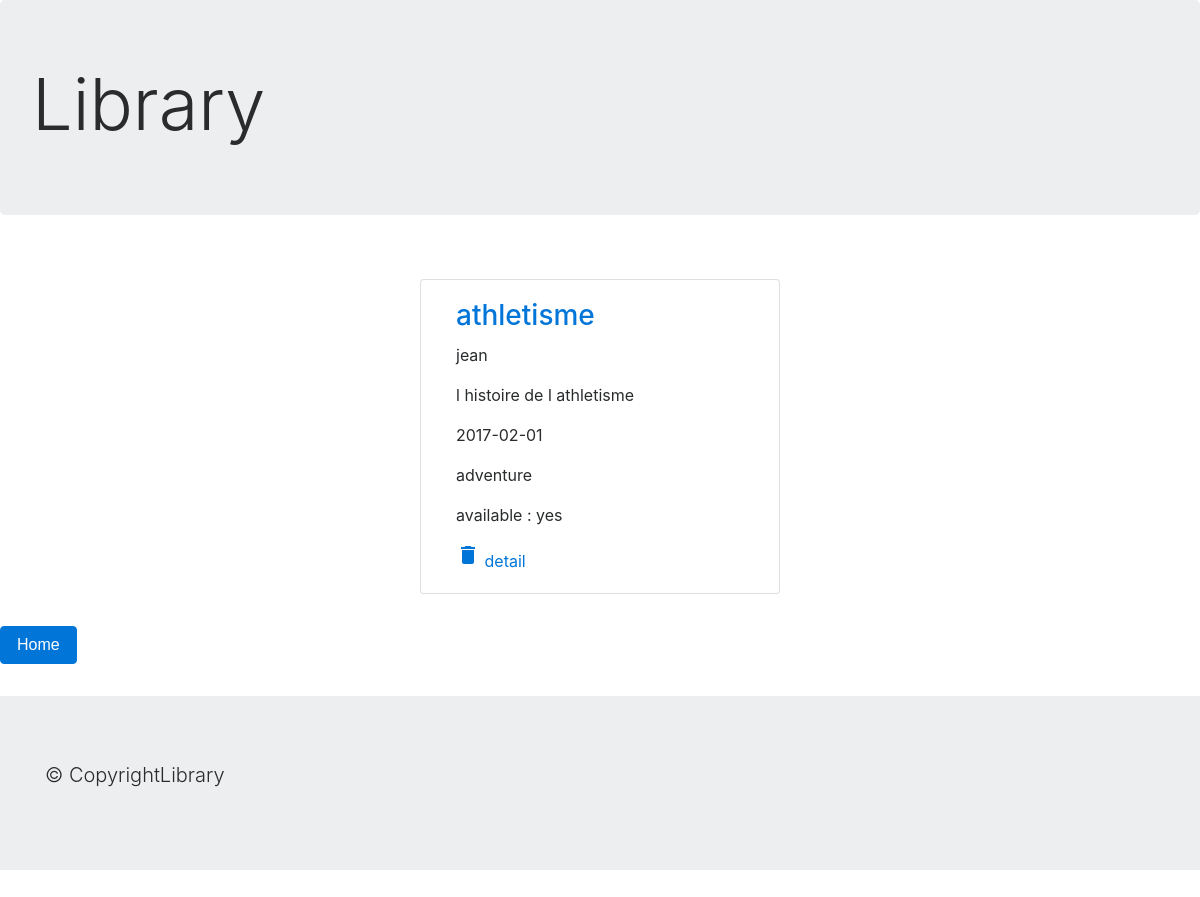
Screenshot of /detail.php?id=19 with the database file from the repository.
### tables this page shows
CREATE TABLE `book` (
  `id` int(11) NOT NULL,
  `title` varchar(50) NOT NULL,
  `author` varchar(30) NOT NULL,
  `description` text NOT NULL,
  `releaseDate` date NOT NULL,
  `category` varchar(20) NOT NULL,
  `available` varchar(3) NOT NULL
);

### controllers/detailControllers.php (called while the page is built, shortened)
<?php
require("model/connexion.php");
require("model/ManagerBook.php");
require("entities/Book.php");
$manager = new ManagerBook($bdd);
$detail = $manager->get($_GET['id']);
require("views/detailView.php");

### detail.php (called while the page is built)
<?php
  require("controllers/detailControllers.php")
 ?>

### model/ManagerBook.php (called while the page is built, shortened)
<?php
class ManagerBook{
  protected $bdd;
  public function setBdd(PDO $bdd)
  {
    $this->bdd = $bdd;
  }
  public function get($id)
  {
    $id = (int) $id;
    $q = $this->bdd->query('SELECT * FROM book WHERE id = '.$id);
    $donnees = $q->fetch(PDO::FETCH_ASSOC);
    return new Book($donnees);
  }
}

### entities/Book.php (called while the page is built, shortened)
<?php
class Book {
  protected $id;
  protected $title;
  protected $author;
  protected $description;
  protected $releaseDate;
  protected $category;
  protected $available;
  public function hydrate(array $data)
  {
    foreach ($data as $key => $value) {
      $method = 'set' . ucfirst($key);
    }
  }
    public function getId()
    {
        return $this->id;
    }
    public function getTitle()
    {
        return $this->title;
    }
    public function getAuthor()
    {
        return $this->author;
    }
    public function getDescription()
    {
        return $this->description;
    }
    public function getReleaseDate()
    {
        return $this->releaseDate;
    }
    public function getCategory()
    {
        return $this->category;
    }
    public function getAvailable()
    {
        return $this->available;
    }
    public function setId($id)
    {
       $this->id = $id;
       return $this;
    }
    public function setTitle($title)
    {
      if (is_string($title))
      {
        $this->title = htmlspecialchars($title);
        return $this;
      }
    }
    public function setAuthor($author)
    {
      if (is_string($author))
      {
        $this->author = htmlspecialchars($author);
        return $this;
      }
    }
    public function setDescription($description)
    {
      if (is_string($description))
      {
        $this->description = htmlspecialchars($description);
        return $this;
      }
    }
    public function setReleaseDate($releaseDate)
    {
        $this->releaseDate = $releaseDate;
        return $this;
    }
    public function setCategory($category)
    {
        $this->category = $category;
        return $this;
    }
    public function setAvailable($available)
    {
        $this->available = $available;
        return $this;
    }
}

### views/detailView.php (the view)
<?php
  require("template/header.php");
 ?>
 <div class="block">
     <div class="container accounts col-12 col-md-6 col-lg-4">
       <div class="row">
                <div class="card col-12 col-md-12 col-lg-12">
                  <div class="card-block col-12 col-md-12 col-lg-12">
                  <h3 class="card-title"><?php echo $detail->getTitle(); ?></h3>
                  <p class="card-text"><?php echo $detail->getAuthor(); ?></p>
                  <p class="card-text"><?php echo $detail->getDescription(); ?></p>
                  <p class="card-text"><?php echo $detail->getReleaseDate(); ?></p>
                  <p class="card-text"><?php echo $detail->getCategory(); ?></p>
                  <p class="card-text">available : <?php echo $detail->getAvailable(); ?></p>
                  <a href="index.php?supprim=<?php echo $detail->getId();?>"><i class="material-icons">delete</i></a>
                  <a href="views/detailView.php?id=<?php echo $detail->getId();?>">detail</a>
                  </div>
                </div>
        </div>
    </div>
  </div>
    <div class="home">
      <a href="index.php"><button type="button"  class="btn btn-primary">Home</button></a>
    </div>
    <?php
      require("template/footer.php");

### assets/css/main.css (style rules this page uses)
html { color: #222; font-size: 1em; line-height: 1.4; }
.accounts h3 { color: #0275D8; }
.accounts { margin-top: 2em; margin-bottom: 2em; }
.block { display: flex; flex-wrap: wrap; margin-left: 5%; margin-right: 5%; }

### rows the page displays
book: title "athletisme", author "jean", description "l histoire de l athletisme", releaseDate "2017-02-01", category "adventure", available "yes"
